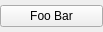
<?xml version="1.0" encoding="UTF-8"?>
<ui version="4.0">
 <class>qSlicerProbeCalibrationFooBarWidget</class>
 <widget class="QWidget" name="qSlicerProbeCalibrationFooBarWidget">
  <property name="geometry">
   <rect>
    <x>0</x>
    <y>0</y>
    <width>103</width>
    <height>32</height>
   </rect>
  </property>
  <property name="windowTitle">
   <string>Foo bar</string>
  </property>
  <layout class="QVBoxLayout" name="verticalLayout">
   <property name="margin">
    <number>0</number>
   </property>
   <item>
    <widget class="QPushButton" name="FooBarButton">
     <property name="text">
      <string>Foo Bar</string>
     </property>
    </widget>
   </item>
  </layout>
 </widget>
 <resources/>
 <connections/>
</ui>
